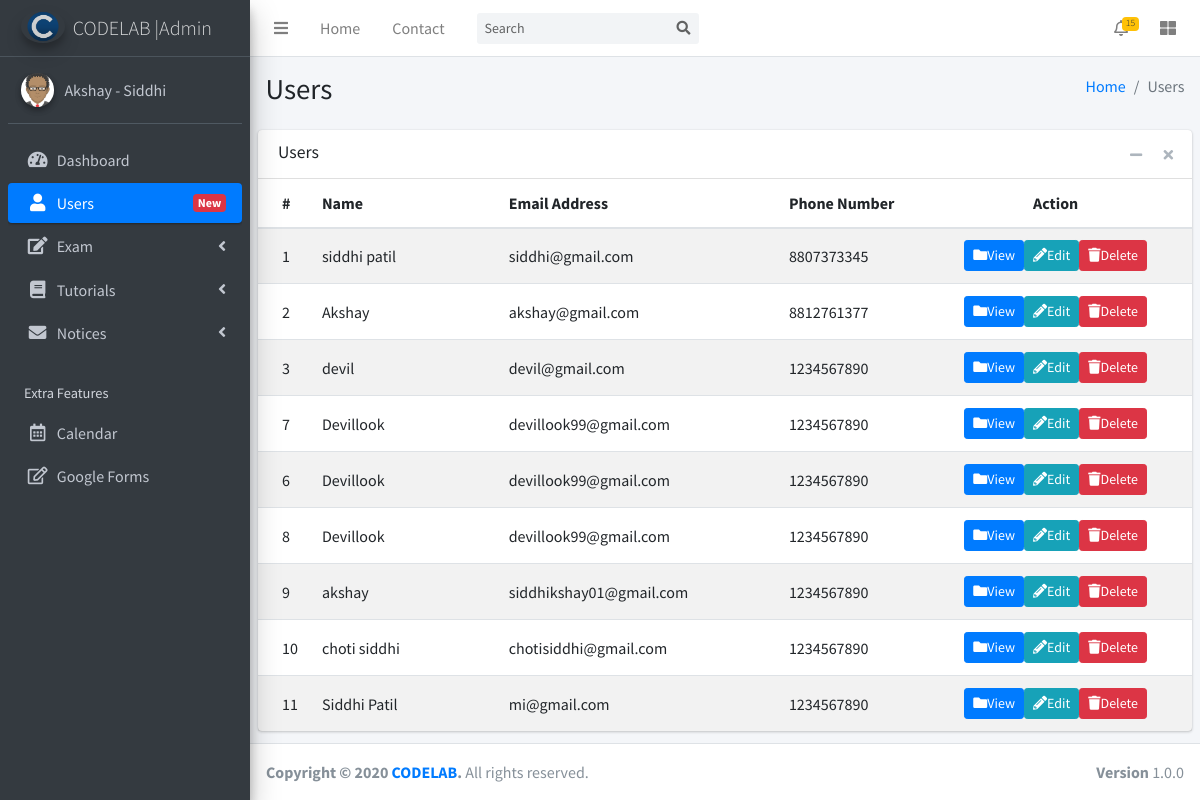
/admin/users.php, run on the app's committed database.
### tables this page shows
CREATE TABLE IF NOT EXISTS `members` (
  `id` int(20) NOT NULL AUTO_INCREMENT,
  `name` varchar(100) NOT NULL,
  `email` varchar(100) NOT NULL,
  `phoneNumber` varchar(100) NOT NULL,
  `password` varchar(50) NOT NULL,
  `confirm_pass` varchar(50) NOT NULL,
  PRIMARY KEY (`id`)
);

### admin/users.php (the view, shortened to what this page needs)
<!DOCTYPE html>
<html>
<head>
  <link rel="stylesheet" href="plugins/fontawesome-free/css/all.min.css">
  <link rel="stylesheet" href="https://code.ionicframework.com/ionicons/2.0.1/css/ionicons.min.css">
  <link rel="stylesheet" href="plugins/tempusdominus-bootstrap-4/css/tempusdominus-bootstrap-4.min.css">
  <link rel="stylesheet" href="plugins/icheck-bootstrap/icheck-bootstrap.min.css">
  <link rel="stylesheet" href="plugins/jqvmap/jqvmap.min.css">
  <link rel="stylesheet" href="dist/css/adminlte.min.css">
  <link rel="stylesheet" href="plugins/overlayScrollbars/css/OverlayScrollbars.min.css">
  <link rel="stylesheet" href="plugins/daterangepicker/daterangepicker.css">
  <link rel="stylesheet" href="plugins/summernote/summernote-bs4.css">
</head>
<body class="hold-transition sidebar-mini layout-fixed">
<div class="wrapper">
  <nav class="main-header navbar navbar-expand navbar-white navbar-light">
    <ul class="navbar-nav">
      <li class="nav-item">
        <a class="nav-link" data-widget="pushmenu" href="#" role="button"><i class="fas fa-bars"></i></a>
      </li>
      <li class="nav-item d-none d-sm-inline-block">
        <a href="index3.html" class="nav-link">Home</a>
      </li>
      <li class="nav-item d-none d-sm-inline-block">
        <a href="#" class="nav-link">Contact</a>
      </li>
    </ul>
    <form class="form-inline ml-3">
      <div class="input-group input-group-sm">
        <input class="form-control form-control-navbar" type="search" placeholder="Search" aria-label="Search">
        <div class="input-group-append">
          <button class="btn btn-navbar" type="submit">
            <i class="fas fa-search"></i>
          </button>
        </div>
      </div>
    </form>
    <ul class="navbar-nav ml-auto">
      <li class="nav-item dropdown">
        <a class="nav-link" data-toggle="dropdown" href="#">
          <i class="far fa-bell"></i>
          <span class="badge badge-warning navbar-badge">15</span>
        </a>
      </li>
      <li class="nav-item">
        <a class="nav-link" data-widget="control-sidebar" data-slide="true" href="#" role="button">
          <i class="fas fa-th-large"></i>
        </a>
      </li>
    </ul>
  </nav>
  <aside class="main-sidebar sidebar-dark-primary elevation-4">
    <a href="index3.html" class="brand-link">
      <img src="dist/img/AdminLTELogo.png" alt="AdminLTE Logo" class="brand-image img-circle elevation-3"
           style="opacity: .8">
      <span class="brand-text font-weight-light">CODELAB |Admin</span>
    </a>
    <div class="sidebar">
      <div class="user-panel mt-3 pb-3 mb-3 d-flex">
        <div class="image">
          <img src="dist/img/avatar.png" class="img-circle elevation-2" alt="User Image">
        </div>
        <div class="info">
          <a href="#" class="d-block">Akshay - Siddhi</a>
        </div>
      </div>
      <nav class="mt-2">
        <ul class="nav nav-pills nav-sidebar flex-column" data-widget="treeview" role="menu" data-accordion="false">
          <li class="nav-item">
            <a href="index.php" class="nav-link ">
              <i class="nav-icon fas fa-tachometer-alt"></i>
              <p>
                Dashboard
              </p>
            </a>
          </li>
          <li class="nav-item">
            <a href="#" class="nav-link active">
              <i class="nav-icon fas fa-user"></i>
              <p>
                Users
                <span class="right badge badge-danger">New</span>
              </p>
            </a>
          </li>
          <li class="nav-item has-treeview">
            <a href="#" class="nav-link">
              <i class="nav-icon fas fa-edit"></i>
              <p>
                Exam
                <i class="fas fa-angle-left right"></i>
              </p>
            </a>
          </li>
          <li class="nav-item has-treeview">
            <a href="#" class="nav-link">
              <i class="nav-icon fas fa-book "></i>
              <p>
                Tutorials
                <i class="fas fa-angle-left right"></i>
              </p>
            </a>
          </li>
          <li class="nav-item has-treeview">
            <a href="#" class="nav-link">
              <i class="nav-icon fas fa-envelope "></i>
              <p>
                Notices
                <i class="fas fa-angle-left right"></i>
              </p>
            </a>
          </li>
          <li class="nav-header">Extra Features</li>
          <li class="nav-item">
            <a href="#" class="nav-link">
              <i class="nav-icon far fa-calendar-alt"></i>
              <p>
                Calendar
              </p>
            </a>
          </li>
          <li class="nav-item">
            <a href="https://docs.google.com/forms" class="nav-link">
              <i class="nav-icon far fa-edit"></i>
              <p>
                Google Forms
              </p>
            </a>
          </li>
          <br><br>
        </ul>
      </nav>
    </div>
  </aside>
  <div class="content-wrapper">
    <section class="content-header">
      <div class="container-fluid">
        <div class="row mb-2">
          <div class="col-sm-6">
            <h1>Users</h1>
          </div>
          <div class="col-sm-6">
            <ol class="breadcrumb float-sm-right">
              <li class="breadcrumb-item"><a href="#">Home</a></li>
              <li class="breadcrumb-item active">Users</li>
            </ol>
          </div>
        </div>
      </div>
    </section>
    <section class="content">
      <div class="card">
        <div class="card-header">
          <h3 class="card-title">Users</h3>
          <div class="card-tools">
            <button type="button" class="btn btn-tool" data-card-widget="collapse" data-toggle="tooltip" title="Collapse">
              <i class="fas fa-minus"></i></button>
            <button type="button" class="btn btn-tool" data-card-widget="remove" data-toggle="tooltip" title="Remove">
              <i class="fas fa-times"></i></button>
          </div>
        </div>
        <div class="card-body p-0">
          <?php
          require_once "config.php";
          $sql = "SELECT * FROM members";
          if($result = mysqli_query($conn, $sql)){
          if(mysqli_num_rows($result) > 0){
          echo "<table class='table table-striped projects'>";
              echo "<thead>";
                  echo "<tr>";
                      echo "<th style='width: 1%'>";
                          echo "#";
                      echo "</th>";
                      echo "<th style='width: 20%'>";
                          echo "Name";
                      echo "</th>";
                      echo "<th style='width: 30%'>";
                          echo "Email Address";
                      echo "</th>";
                      echo "<th>";
                          echo "Phone Number";
                      echo "</th>";
                      echo "<th>";
                      echo "<center>";
                      echo "Action";
                      echo "</center>";
                      echo "</th>";
              echo "</thead>";
            echo "<tbody>";
            while($row = mysqli_fetch_array($result)){
                  echo "<tr>";
                  echo "<td>" . $row['id'] . "</td>";
                  echo "<td>" . $row['name'] . "</td>";
                  echo "<td>" . $row['email'] . "</td>";
                  echo "<td>" . $row['phoneNumber'] . "</td>";
                  echo "<td class='project-actions text-right'>";
                  echo "<center>";
                  echo "<a class='btn btn-primary btn-sm' href='users_crud/users_read.php?id=". $row['id'] ."' title='View Record' data-toggle='tooltip'>";
                        echo "<i class='fas fa-folder'>";
                        echo "</i>";
                        echo "View";
                          echo "</a>";
                        echo "<a class='btn btn-info btn-sm' href='users_crud/users_update.php?id=". $row['id'] ."' title='Update Record' data-toggle='tooltip'>";
                        echo "<i class='fas fa-pencil-alt'>";
                        echo "</i>";
                        echo "Edit";
                          echo "</a>";
                        echo "<a class='btn btn-danger btn-sm' href='users_crud/users_delete.php?id=". $row['id'] ."' title='Delete Record' data-toggle='tooltip'>";
                        echo "<i class='fas fa-trash'>";
                        echo "</i>";
                        echo "Delete";
                          echo "</a>";
                  echo "</center>";
                      echo "</td>";
                  echo "</tr>";
             }
              echo "</tbody>";
          echo "</table>";
                        } else{
              echo "<p class='lead'><em>No records were found.</em></p>";
                        }
                    } else{
                        echo "ERROR: Could not able to execute $sql. " . mysqli_error($conn);
                    }
               ?>
        </div>
      </div>
    </section>
  </div>
  <footer class="main-footer">
    <strong>Copyright &copy; 2020 <a href="http://codelab.epizy.com">CODELAB</a>.</strong>
    All rights reserved.
    <div class="float-right d-none d-sm-inline-block">
      <b>Version</b> 1.0.0
    </div>
  </footer>
</div>
</body>
</html>

### data on the page
members: id "1", name "siddhi patil", email "siddhi@gmail.com", phoneNumber "8807373345"
members: id "2", name "Akshay", email "akshay@gmail.com", phoneNumber "8812761377"
members: id "3", name "devil", email "devil@gmail.com", phoneNumber "1234567890"
members: id "7", name "Devillook", email "devillook99@gmail.com", phoneNumber "1234567890"
members: id "6", name "Devillook", email "devillook99@gmail.com", phoneNumber "1234567890"
members: id "8", name "Devillook", email "devillook99@gmail.com", phoneNumber "1234567890"
members: id "9", name "akshay", email "siddhikshay01@gmail.com", phoneNumber "1234567890"
members: id "10", name "choti siddhi", email "chotisiddhi@gmail.com", phoneNumber "1234567890"
members: id "11", name "Siddhi Patil", email "mi@gmail.com", phoneNumber "1234567890"
